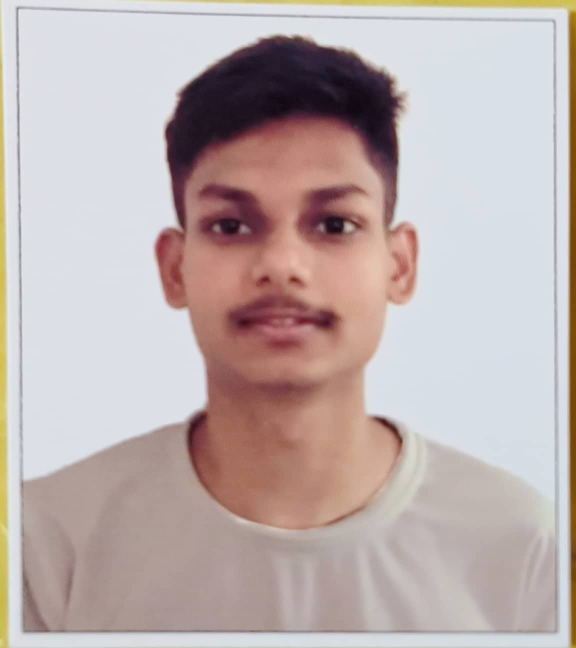
#> input picture facesense_copy/facesense_copy/backend/app/uploads/faces/ET23BTCO028.jpg, 1152 x 1296 px (shown at 1/2 size)
$ python -i test_face_discrimination.py   (imports and definitions only)   (older library calls are emulated)
#> lines starting #> are read from the running program, lines starting #| are printed output that depends on the picture
import cv2
import numpy as np

def compute_facial_signature(image_gray: np.ndarray) -> np.ndarray:
    """
    Computes illumination-invariant facial landmark and contour feature signature.
    Uses Histogram Equalization + Block-level Zero-Mean L2 Normalization.
    """
    face_112 = cv2.resize(image_gray, (112, 112))
    eq_face = cv2.equalizeHist(face_112)

    # 1. Sobel Gradients for Face Contours (eyes, nose, mouth, chin)
    sobel_x = cv2.Sobel(eq_face, cv2.CV_32F, 1, 0, ksize=3)
    sobel_y = cv2.Sobel(eq_face, cv2.CV_32F, 0, 1, ksize=3)
    magnitude = cv2.magnitude(sobel_x, sobel_y)

    # 2. Block-wise Normalized Edge Histograms (8x8 grid)
    grid_size = 8
    block_h = 112 // grid_size
    block_w = 112 // grid_size

    feature_blocks = []
    for row in range(grid_size):
        for col in range(grid_size):
            r_start, r_end = row * block_h, (row + 1) * block_h
            c_start, c_end = col * block_w, (col + 1) * block_w

            b_mag = magnitude[r_start:r_end, c_start:c_end].flatten()
            b_pix = eq_face[r_start:r_end, c_start:c_end].flatten().astype(np.float32)

            b_pix_norm = b_pix - np.mean(b_pix)
            norm_p = np.linalg.norm(b_pix_norm)
            if norm_p > 0:
                b_pix_norm = b_pix_norm / norm_p

            norm_m = np.linalg.norm(b_mag)
            b_mag_norm = (b_mag / norm_m) if norm_m > 0 else b_mag

            feature_blocks.extend([float(np.mean(b_mag_norm)), float(np.std(b_mag_norm)), float(np.mean(b_pix_norm)), float(np.std(b_pix_norm))])

    grid_16 = cv2.resize(eq_face, (16, 16)).flatten().astype(np.float32)
    grid_16 = grid_16 - np.mean(grid_16)
    n_g = np.linalg.norm(grid_16)
    if n_g > 0:
        grid_16 = grid_16 / n_g

    raw_vec = np.concatenate([np.array(feature_blocks, dtype=np.float32), grid_16])
    if len(raw_vec) < 512:
        raw_vec = np.pad(raw_vec, (0, 512 - len(raw_vec)))
    else:
        raw_vec = raw_vec[:512]

    n_tot = np.linalg.norm(raw_vec)
    return raw_vec / n_tot if n_tot > 0 else raw_vec

def cosine_sim(v1, v2):
    return float(np.dot(v1, v2) / (np.linalg.norm(v1) * np.linalg.norm(v2)))

def test_discrimination():
    # Face A (Person 1)
    img_a = np.zeros((150, 150), dtype=np.uint8) + 180
    cv2.circle(img_a, (75, 75), 40, (80), -1)  # Oval face
    cv2.circle(img_a, (60, 60), 6, (200), -1)  # Eye Left
    cv2.circle(img_a, (90, 60), 6, (200), -1)  # Eye Right
    cv2.line(img_a, (75, 70), (75, 90), (50), 3)  # Nose
    cv2.ellipse(img_a, (75, 105), (15, 8), 0, 0, 180, (40), 2)  # Mouth

    # Face A slightly shifted (Same Person 1, different frame)
    img_a2 = np.zeros((150, 150), dtype=np.uint8) + 175
    cv2.circle(img_a2, (76, 74), 41, (82), -1)
    cv2.circle(img_a2, (61, 59), 6, (198), -1)
    cv2.circle(img_a2, (91, 59), 6, (198), -1)
    cv2.line(img_a2, (76, 69), (76, 89), (52), 3)
    cv2.ellipse(img_a2, (76, 104), (15, 8), 0, 0, 180, (42), 2)

    # Face B (Different Person 2 with wide beard, glasses, high nose)
    img_b = np.zeros((150, 150), dtype=np.uint8) + 160
    cv2.rectangle(img_b, (35, 40), (115, 120), (50), -1)  # Square face with beard
    cv2.rectangle(img_b, (50, 55), (70, 65), (240), 2)  # Glasses L
    cv2.rectangle(img_b, (80, 55), (100, 65), (240), 2)  # Glasses R
    cv2.line(img_b, (50, 95), (100, 95), (200), 4)  # Wide mouth

    sig_a = compute_facial_signature(img_a)
    sig_a2 = compute_facial_signature(img_a2)
    sig_b = compute_facial_signature(img_b)

    sim_same = cosine_sim(sig_a, sig_a2)
    sim_diff = cosine_sim(sig_a, sig_b)

    print(f"Similarity for SAME person: {sim_same:.4f}")
    print(f"Similarity for DIFFERENT person: {sim_diff:.4f}")

# [2 lines not run here, left out]

>>> import cv2
>>> picture = cv2.imread('app/uploads/faces/ET23BTCO028.jpg', cv2.IMREAD_GRAYSCALE)
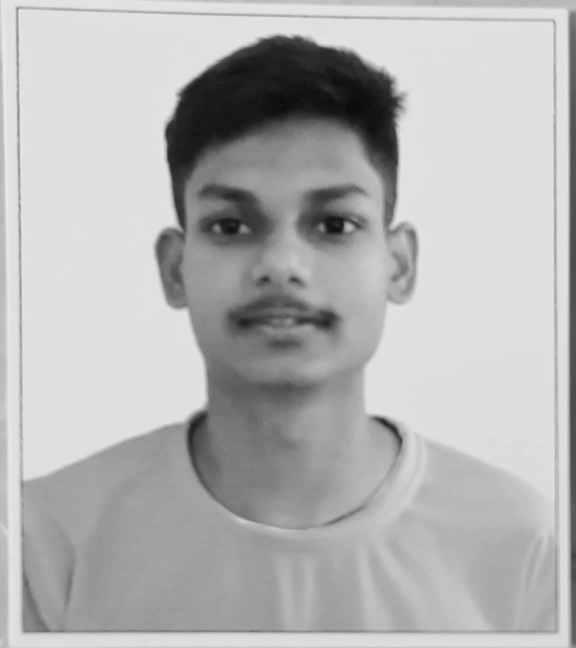
#> picture: shape (1296, 1152) (shown at 1/2 size); min 10, max 235, mean 179.4
>>> result = compute_facial_signature(picture)
#> in compute_facial_signature, `face_112 = cv2.resize(image_gray, (112, 112))`:
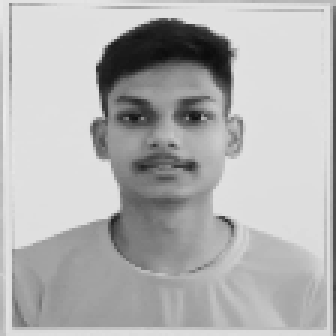
#> face_112: shape (112, 112) (shown 3 times larger); min 12, max 235, mean 179.6
#> in compute_facial_signature, `eq_face = cv2.equalizeHist(face_112)`:
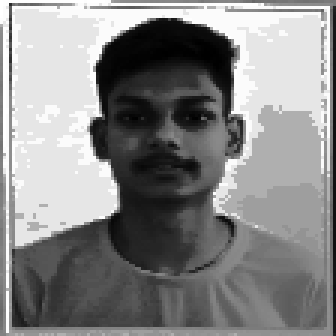
#> eq_face: shape (112, 112) (shown 3 times larger); min 0, max 255, mean 135.6
#> in compute_facial_signature, `sobel_x = cv2.Sobel(eq_face, cv2.CV_32F, 1, 0, ksize=3)`:
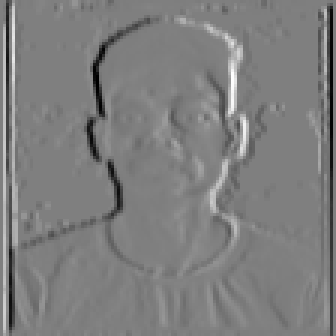
#> sobel_x: shape (112, 112) float32 (shown 3 times larger); min -966, max 970, mean -6.8; drawn with min black and max white
#> in compute_facial_signature, `sobel_y = cv2.Sobel(eq_face, cv2.CV_32F, 0, 1, ksize=3)`:
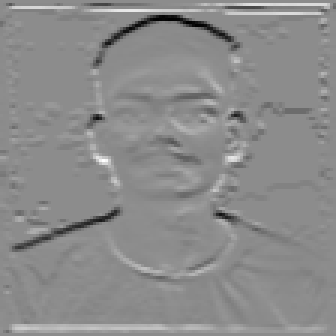
#> sobel_y: shape (112, 112) float32 (shown 3 times larger); min -965, max 789, mean -2.6; drawn with min black and max white
#> in compute_facial_signature, `magnitude = cv2.magnitude(sobel_x, sobel_y)`:
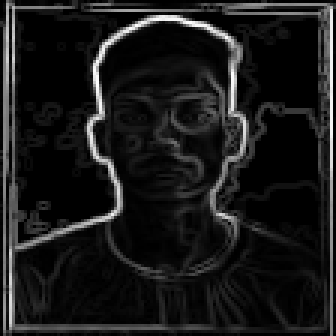
#> magnitude: shape (112, 112) float32 (shown 3 times larger); min 0, max 986.7, mean 100.3; drawn with min black and max white
#> after the loop in compute_facial_signature, `for row in range(grid_size):`: feature_blocks = 256 values, max 0.0714 at index 123, min -2.92e-08 at index 186, mean 0.0425
#> in compute_facial_signature, `grid_16 = cv2.resize(eq_face, (16, 16)).flatten().astype(np.float32)`: grid_16 = 256 values, max 252 at index 26, min 1 at index 39, mean 133.9
#> in compute_facial_signature, `grid_16 = grid_16 - np.mean(grid_16)`: grid_16 = 256 values, max 118.1 at index 26, min -132.9 at index 39, mean 0
#> in compute_facial_signature, `n_g = np.linalg.norm(grid_16)`: n_g = 1259.1
#> in compute_facial_signature, `grid_16 = grid_16 / n_g`: grid_16 = 256 values, max 0.0938 at index 26, min -0.106 at index 39, mean -9.31e-10
#> in compute_facial_signature, `raw_vec = np.concatenate([np.array(feature_blocks, dtype=np.float32), ..`: raw_vec = 512 values, max 0.0938 at index 282, min -0.106 at index 295, mean 0.0212
#> in compute_facial_signature, `n_tot = np.linalg.norm(raw_vec)`: n_tot = 1.29
#> result = 512 values, max 0.0729 at index 282, min -0.0821 at index 295, mean 0.0165

$ run again, on facesense_copy/facesense_copy/backend/app/uploads/faces/ET23BTCO039.jpg
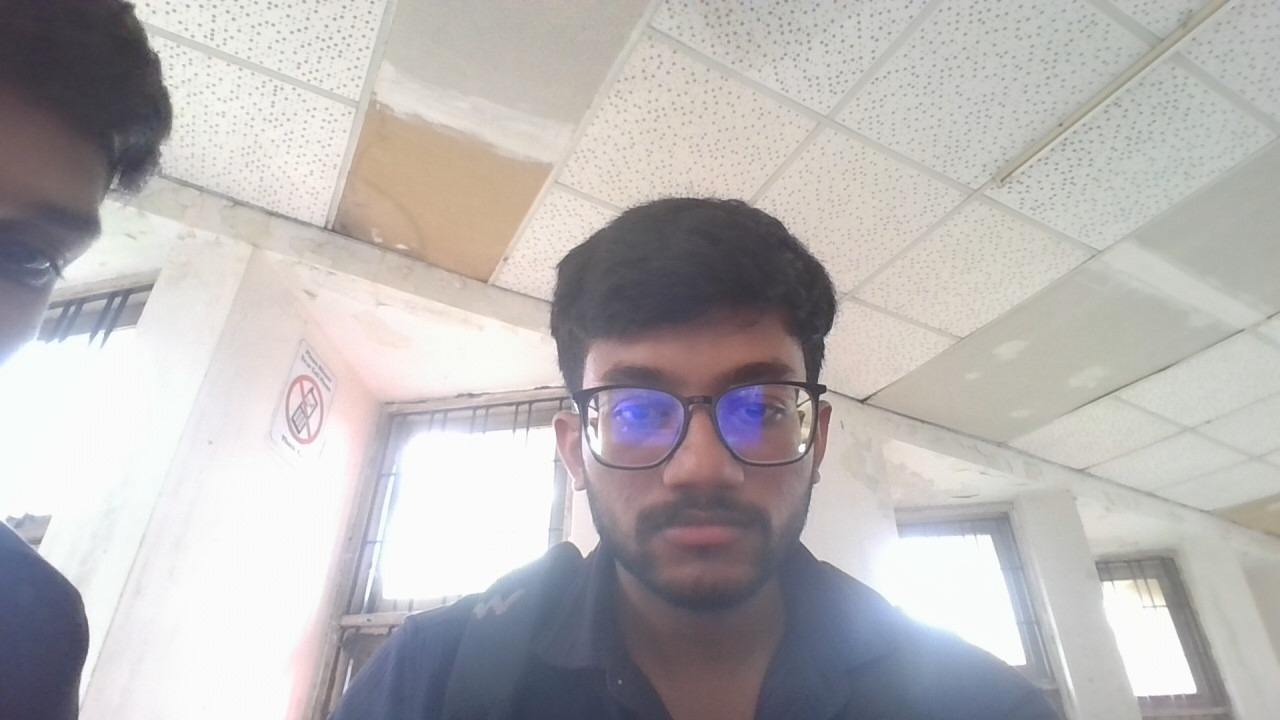
#> input picture facesense_copy/facesense_copy/backend/app/uploads/faces/ET23BTCO039.jpg, 1280 x 720 px
#> in compute_facial_signature, `sobel_y = cv2.Sobel(eq_face, cv2.CV_32F, 0, 1, ksize=3)`:
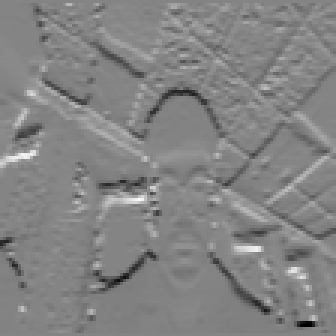
#> sobel_y: shape (112, 112) float32 (shown 3 times larger); min -776, max 722, mean -2.8; drawn with min black and max white
#> in compute_facial_signature, `magnitude = cv2.magnitude(sobel_x, sobel_y)`:
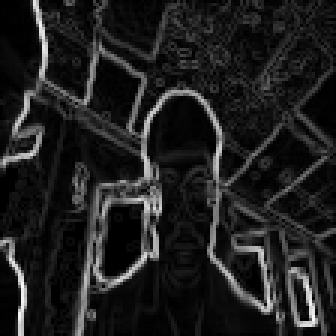
#> magnitude: shape (112, 112) float32 (shown 3 times larger); min 0, max 886.6, mean 110.6; drawn with min black and max white
#> after the loop in compute_facial_signature, `for row in range(grid_size):`: feature_blocks = 256 values, max 0.0714 at index 15, min -3.04e-08 at index 102, mean 0.0429
#> in compute_facial_signature, `grid_16 = cv2.resize(eq_face, (16, 16)).flatten().astype(np.float32)`: grid_16 = 256 values, max 255 at index 128, min 1 at index 0, mean 130.9
#> in compute_facial_signature, `grid_16 = grid_16 - np.mean(grid_16)`: grid_16 = 256 values, max 124.1 at index 128, min -129.9 at index 0, mean 0
#> n_g = 1195.7
#> in compute_facial_signature, `grid_16 = grid_16 / n_g`: grid_16 = 256 values, max 0.104 at index 128, min -0.109 at index 0, mean 2.33e-10
#> raw_vec = 512 values, max 0.104 at index 384, min -0.109 at index 256, mean 0.0214
#> n_tot = 1.29
#> result = 512 values, max 0.0807 at index 384, min -0.0845 at index 256, mean 0.0167
